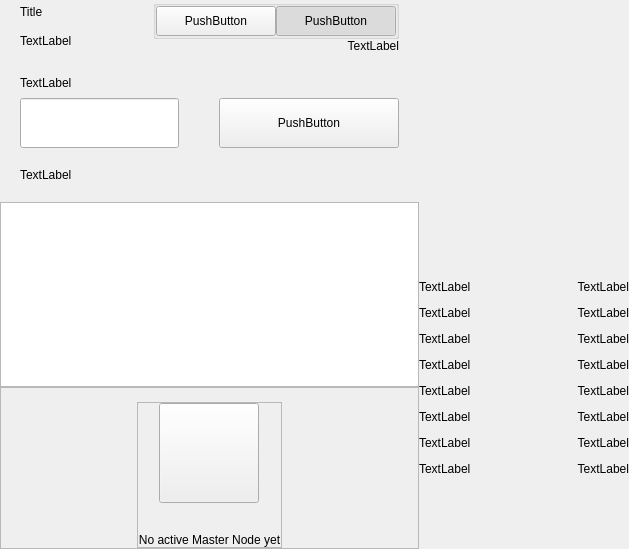
<?xml version="1.0" encoding="UTF-8"?>
<ui version="4.0">
 <class>PrivacyWidget</class>
 <widget class="QWidget" name="PrivacyWidget">
  <property name="geometry">
   <rect>
    <x>0</x>
    <y>0</y>
    <width>629</width>
    <height>549</height>
   </rect>
  </property>
  <property name="windowTitle">
   <string>Form</string>
  </property>
  <layout class="QHBoxLayout" name="horizontalLayout_1" stretch="2,1">
   <property name="spacing">
    <number>0</number>
   </property>
   <property name="leftMargin">
    <number>0</number>
   </property>
   <property name="topMargin">
    <number>0</number>
   </property>
   <property name="rightMargin">
    <number>0</number>
   </property>
   <property name="bottomMargin">
    <number>0</number>
   </property>
   <item>
    <widget class="QWidget" name="left" native="true">
     <layout class="QVBoxLayout" name="verticalLayout_3">
      <property name="leftMargin">
       <number>0</number>
      </property>
      <property name="topMargin">
       <number>0</number>
      </property>
      <property name="rightMargin">
       <number>0</number>
      </property>
      <property name="bottomMargin">
       <number>0</number>
      </property>
      <item>
       <layout class="QVBoxLayout" name="verticalLayout_2">
        <property name="spacing">
         <number>0</number>
        </property>
        <item>
         <layout class="QVBoxLayout" name="verticalLayoutTop">
          <property name="spacing">
           <number>0</number>
          </property>
          <property name="leftMargin">
           <number>20</number>
          </property>
          <property name="rightMargin">
           <number>20</number>
          </property>
          <item>
           <layout class="QHBoxLayout" name="horizontalLayout_2">
            <property name="spacing">
             <number>0</number>
            </property>
            <item>
             <layout class="QVBoxLayout" name="verticalLayout11">
              <property name="spacing">
               <number>5</number>
              </property>
              <item>
               <widget class="QLabel" name="labelTitle">
                <property name="text">
                 <string>Title</string>
                </property>
               </widget>
              </item>
              <item>
               <widget class="QLabel" name="labelSubtitle1">
                <property name="maximumSize">
                 <size>
                  <width>16777215</width>
                  <height>16777215</height>
                 </size>
                </property>
                <property name="text">
                 <string>TextLabel</string>
                </property>
               </widget>
              </item>
             </layout>
            </item>
            <item>
             <spacer name="horizontalSpacer">
              <property name="orientation">
               <enum>Qt::Horizontal</enum>
              </property>
              <property name="sizeHint" stdset="0">
               <size>
                <width>40</width>
                <height>20</height>
               </size>
              </property>
             </spacer>
            </item>
            <item>
             <widget class="QWidget" name="containerViewPrivacyChecks" native="true">
              <layout class="QVBoxLayout" name="containerPrivacyChecks">
               <property name="spacing">
                <number>0</number>
               </property>
               <property name="leftMargin">
                <number>0</number>
               </property>
               <property name="topMargin">
                <number>0</number>
               </property>
               <property name="rightMargin">
                <number>0</number>
               </property>
               <property name="bottomMargin">
                <number>0</number>
               </property>
               <item alignment="Qt::AlignHCenter|Qt::AlignVCenter">
                <widget class="QGroupBox" name="groupBox">
                 <property name="title">
                  <string/>
                 </property>
                 <layout class="QHBoxLayout" name="horizontalLayout_2_1">
                  <property name="spacing">
                   <number>0</number>
                  </property>
                  <property name="leftMargin">
                   <number>0</number>
                  </property>
                  <property name="topMargin">
                   <number>0</number>
                  </property>
                  <property name="rightMargin">
                   <number>0</number>
                  </property>
                  <property name="bottomMargin">
                   <number>0</number>
                  </property>
                  <item>
                   <widget class="QPushButton" name="pushLeft">
                    <property name="minimumSize">
                     <size>
                      <width>120</width>
                      <height>30</height>
                     </size>
                    </property>
                    <property name="maximumSize">
                     <size>
                      <width>120</width>
                      <height>30</height>
                     </size>
                    </property>
                    <property name="text">
                     <string>PushButton</string>
                    </property>
                    <property name="checkable">
                     <bool>true</bool>
                    </property>
                    <property name="autoExclusive">
                     <bool>true</bool>
                    </property>
                   </widget>
                  </item>
                  <item>
                   <widget class="QPushButton" name="pushRight">
                    <property name="minimumSize">
                     <size>
                      <width>120</width>
                      <height>30</height>
                     </size>
                    </property>
                    <property name="maximumSize">
                     <size>
                      <width>120</width>
                      <height>30</height>
                     </size>
                    </property>
                    <property name="text">
                     <string>PushButton</string>
                    </property>
                    <property name="checkable">
                     <bool>true</bool>
                    </property>
                    <property name="checked">
                     <bool>true</bool>
                    </property>
                    <property name="autoExclusive">
                     <bool>true</bool>
                    </property>
                   </widget>
                  </item>
                 </layout>
                </widget>
               </item>
               <item alignment="Qt::AlignTop">
                <widget class="QLabel" name="labelSubtitle2">
                 <property name="text">
                  <string>TextLabel</string>
                 </property>
                 <property name="alignment">
                  <set>Qt::AlignRight|Qt::AlignTrailing|Qt::AlignVCenter</set>
                 </property>
                </widget>
               </item>
              </layout>
             </widget>
            </item>
           </layout>
          </item>
          <item>
           <spacer name="verticalSpacer_2">
            <property name="orientation">
             <enum>Qt::Vertical</enum>
            </property>
            <property name="sizeType">
             <enum>QSizePolicy::Fixed</enum>
            </property>
            <property name="sizeHint" stdset="0">
             <size>
              <width>20</width>
              <height>20</height>
             </size>
            </property>
           </spacer>
          </item>
          <item>
           <layout class="QHBoxLayout" name="horizontalLayout_3" stretch="2">
            <property name="spacing">
             <number>0</number>
            </property>
            <item>
             <layout class="QVBoxLayout" name="verticalLayout_7">
              <property name="spacing">
               <number>5</number>
              </property>
              <item>
               <widget class="QLabel" name="labelSubtitleAmount">
                <property name="minimumSize">
                 <size>
                  <width>0</width>
                  <height>20</height>
                 </size>
                </property>
                <property name="maximumSize">
                 <size>
                  <width>16777215</width>
                  <height>20</height>
                 </size>
                </property>
                <property name="text">
                 <string>TextLabel</string>
                </property>
               </widget>
              </item>
              <item>
               <layout class="QHBoxLayout" name="horizontalLayout_3_1" stretch="1,0,0">
                <property name="spacing">
                 <number>0</number>
                </property>
                <item>
                 <widget class="QLineEdit" name="lineEditAmount">
                  <property name="minimumSize">
                   <size>
                    <width>0</width>
                    <height>50</height>
                   </size>
                  </property>
                  <property name="maxLength">
                   <number>8</number>
                  </property>
                 </widget>
                </item>
                <item>
                 <spacer name="horizontalSpacer_4">
                  <property name="orientation">
                   <enum>Qt::Horizontal</enum>
                  </property>
                  <property name="sizeHint" stdset="0">
                   <size>
                    <width>40</width>
                    <height>20</height>
                   </size>
                  </property>
                 </spacer>
                </item>
                <item>
                 <widget class="QPushButton" name="pushButtonSave">
                  <property name="minimumSize">
                   <size>
                    <width>180</width>
                    <height>50</height>
                   </size>
                  </property>
                  <property name="text">
                   <string>PushButton</string>
                  </property>
                 </widget>
                </item>
               </layout>
              </item>
             </layout>
            </item>
           </layout>
          </item>
         </layout>
        </item>
        <item>
         <spacer name="verticalSpacer_3">
          <property name="orientation">
           <enum>Qt::Vertical</enum>
          </property>
          <property name="sizeType">
           <enum>QSizePolicy::Fixed</enum>
          </property>
          <property name="sizeHint" stdset="0">
           <size>
            <width>20</width>
            <height>20</height>
           </size>
          </property>
         </spacer>
        </item>
        <item>
         <layout class="QHBoxLayout" name="horizontalLayout_4">
          <property name="spacing">
           <number>0</number>
          </property>
          <property name="leftMargin">
           <number>20</number>
          </property>
          <item>
           <widget class="QLabel" name="labelListHistory">
            <property name="text">
             <string>TextLabel</string>
            </property>
           </widget>
          </item>
         </layout>
        </item>
        <item>
         <layout class="QVBoxLayout" name="verticalLayout_6">
          <property name="spacing">
           <number>0</number>
          </property>
          <item>
           <spacer name="verticalSpacer_4">
            <property name="orientation">
             <enum>Qt::Vertical</enum>
            </property>
            <property name="sizeType">
             <enum>QSizePolicy::Fixed</enum>
            </property>
            <property name="sizeHint" stdset="0">
             <size>
              <width>20</width>
              <height>20</height>
             </size>
            </property>
           </spacer>
          </item>
          <item>
           <widget class="QListView" name="listView">
            <property name="enabled">
             <bool>true</bool>
            </property>
            <property name="focusPolicy">
             <enum>Qt::NoFocus</enum>
            </property>
           </widget>
          </item>
          <item>
           <widget class="QFrame" name="emptyContainer">
            <property name="minimumSize">
             <size>
              <width>0</width>
              <height>100</height>
             </size>
            </property>
            <property name="frameShape">
             <enum>QFrame::StyledPanel</enum>
            </property>
            <property name="frameShadow">
             <enum>QFrame::Raised</enum>
            </property>
            <layout class="QVBoxLayout" name="verticalLayout_71" stretch="1,8">
             <property name="spacing">
              <number>0</number>
             </property>
             <property name="leftMargin">
              <number>0</number>
             </property>
             <property name="topMargin">
              <number>0</number>
             </property>
             <property name="rightMargin">
              <number>0</number>
             </property>
             <property name="bottomMargin">
              <number>0</number>
             </property>
             <item>
              <spacer name="verticalSpacer">
               <property name="orientation">
                <enum>Qt::Vertical</enum>
               </property>
               <property name="sizeHint" stdset="0">
                <size>
                 <width>20</width>
                 <height>20</height>
                </size>
               </property>
              </spacer>
             </item>
             <item alignment="Qt::AlignHCenter|Qt::AlignVCenter">
              <widget class="QFrame" name="emptyScreen">
               <property name="sizePolicy">
                <sizepolicy hsizetype="Expanding" vsizetype="Expanding">
                 <horstretch>0</horstretch>
                 <verstretch>0</verstretch>
                </sizepolicy>
               </property>
               <property name="frameShape">
                <enum>QFrame::StyledPanel</enum>
               </property>
               <property name="frameShadow">
                <enum>QFrame::Raised</enum>
               </property>
               <layout class="QVBoxLayout" name="verticalLayout">
                <property name="spacing">
                 <number>30</number>
                </property>
                <property name="leftMargin">
                 <number>0</number>
                </property>
                <property name="topMargin">
                 <number>0</number>
                </property>
                <property name="rightMargin">
                 <number>0</number>
                </property>
                <property name="bottomMargin">
                 <number>0</number>
                </property>
                <item alignment="Qt::AlignHCenter|Qt::AlignVCenter">
                 <widget class="QPushButton" name="pushImgEmpty">
                  <property name="minimumSize">
                   <size>
                    <width>100</width>
                    <height>100</height>
                   </size>
                  </property>
                  <property name="maximumSize">
                   <size>
                    <width>100</width>
                    <height>100</height>
                   </size>
                  </property>
                  <property name="text">
                   <string/>
                  </property>
                  <property name="iconSize">
                   <size>
                    <width>100</width>
                    <height>100</height>
                   </size>
                  </property>
                 </widget>
                </item>
                <item alignment="Qt::AlignHCenter|Qt::AlignVCenter">
                 <widget class="QLabel" name="labelEmpty">
                  <property name="styleSheet">
                   <string notr="true"/>
                  </property>
                  <property name="text">
                   <string>No active Master Node yet</string>
                  </property>
                  <property name="alignment">
                   <set>Qt::AlignCenter</set>
                  </property>
                 </widget>
                </item>
               </layout>
              </widget>
             </item>
            </layout>
           </widget>
          </item>
         </layout>
        </item>
       </layout>
      </item>
     </layout>
    </widget>
   </item>
   <item>
    <widget class="QWidget" name="right" native="true">
     <layout class="QVBoxLayout" name="verticalLayout_5">
      <property name="leftMargin">
       <number>0</number>
      </property>
      <property name="topMargin">
       <number>0</number>
      </property>
      <property name="rightMargin">
       <number>0</number>
      </property>
      <property name="bottomMargin">
       <number>0</number>
      </property>
      <item>
       <widget class="OptionButton" name="btnCoinControl" native="true">
        <property name="minimumSize">
         <size>
          <width>0</width>
          <height>50</height>
         </size>
        </property>
       </widget>
      </item>
      <item>
       <widget class="OptionButton" name="btnDenomGeneration" native="true">
        <property name="minimumSize">
         <size>
          <width>0</width>
          <height>50</height>
         </size>
        </property>
       </widget>
      </item>
      <item>
       <widget class="OptionButton" name="btnRescanMints" native="true">
        <property name="minimumSize">
         <size>
          <width>0</width>
          <height>50</height>
         </size>
        </property>
       </widget>
      </item>
      <item>
       <widget class="OptionButton" name="btnResetZerocoin" native="true">
        <property name="minimumSize">
         <size>
          <width>0</width>
          <height>50</height>
         </size>
        </property>
       </widget>
      </item>
      <item>
       <widget class="OptionButton" name="btnTotalzWORX" native="true">
        <property name="minimumSize">
         <size>
          <width>0</width>
          <height>50</height>
         </size>
        </property>
       </widget>
      </item>
      <item>
       <layout class="QVBoxLayout" name="verticalLayout_4">
        <property name="spacing">
         <number>0</number>
        </property>
        <item>
         <widget class="QWidget" name="layoutDenom" native="true">
          <layout class="QVBoxLayout" name="verticalLayoutDenom">
           <property name="spacing">
            <number>12</number>
           </property>
           <property name="leftMargin">
            <number>0</number>
           </property>
           <property name="topMargin">
            <number>0</number>
           </property>
           <property name="rightMargin">
            <number>0</number>
           </property>
           <property name="bottomMargin">
            <number>0</number>
           </property>
           <item>
            <layout class="QHBoxLayout" name="horizontalLayout_4_1">
             <item>
              <widget class="QLabel" name="labelTitleDenom1">
               <property name="text">
                <string>TextLabel</string>
               </property>
              </widget>
             </item>
             <item>
              <widget class="QLabel" name="labelValueDenom1">
               <property name="text">
                <string>TextLabel</string>
               </property>
               <property name="alignment">
                <set>Qt::AlignRight|Qt::AlignTrailing|Qt::AlignVCenter</set>
               </property>
              </widget>
             </item>
            </layout>
           </item>
           <item>
            <layout class="QHBoxLayout" name="horizontalLayout_4_2">
             <item>
              <widget class="QLabel" name="labelTitleDenom5">
               <property name="text">
                <string>TextLabel</string>
               </property>
              </widget>
             </item>
             <item>
              <widget class="QLabel" name="labelValueDenom5">
               <property name="text">
                <string>TextLabel</string>
               </property>
               <property name="alignment">
                <set>Qt::AlignRight|Qt::AlignTrailing|Qt::AlignVCenter</set>
               </property>
              </widget>
             </item>
            </layout>
           </item>
           <item>
            <layout class="QHBoxLayout" name="horizontalLayout_4_3">
             <item>
              <widget class="QLabel" name="labelTitleDenom10">
               <property name="text">
                <string>TextLabel</string>
               </property>
              </widget>
             </item>
             <item>
              <widget class="QLabel" name="labelValueDenom10">
               <property name="text">
                <string>TextLabel</string>
               </property>
               <property name="alignment">
                <set>Qt::AlignRight|Qt::AlignTrailing|Qt::AlignVCenter</set>
               </property>
              </widget>
             </item>
            </layout>
           </item>
           <item>
            <layout class="QHBoxLayout" name="horizontalLayout_4_4">
             <item>
              <widget class="QLabel" name="labelTitleDenom50">
               <property name="text">
                <string>TextLabel</string>
               </property>
              </widget>
             </item>
             <item>
              <widget class="QLabel" name="labelValueDenom50">
               <property name="text">
                <string>TextLabel</string>
               </property>
               <property name="alignment">
                <set>Qt::AlignRight|Qt::AlignTrailing|Qt::AlignVCenter</set>
               </property>
              </widget>
             </item>
            </layout>
           </item>
           <item>
            <layout class="QHBoxLayout" name="horizontalLayout_4_5">
             <item>
              <widget class="QLabel" name="labelTitleDenom100">
               <property name="text">
                <string>TextLabel</string>
               </property>
              </widget>
             </item>
             <item>
              <widget class="QLabel" name="labelValueDenom100">
               <property name="text">
                <string>TextLabel</string>
               </property>
               <property name="alignment">
                <set>Qt::AlignRight|Qt::AlignTrailing|Qt::AlignVCenter</set>
               </property>
              </widget>
             </item>
            </layout>
           </item>
           <item>
            <layout class="QHBoxLayout" name="horizontalLayout_4_6">
             <item>
              <widget class="QLabel" name="labelTitleDenom500">
               <property name="text">
                <string>TextLabel</string>
               </property>
              </widget>
             </item>
             <item>
              <widget class="QLabel" name="labelValueDenom500">
               <property name="text">
                <string>TextLabel</string>
               </property>
               <property name="alignment">
                <set>Qt::AlignRight|Qt::AlignTrailing|Qt::AlignVCenter</set>
               </property>
              </widget>
             </item>
            </layout>
           </item>
           <item>
            <layout class="QHBoxLayout" name="horizontalLayout_4_7">
             <item>
              <widget class="QLabel" name="labelTitleDenom1000">
               <property name="text">
                <string>TextLabel</string>
               </property>
              </widget>
             </item>
             <item>
              <widget class="QLabel" name="labelValueDenom1000">
               <property name="text">
                <string>TextLabel</string>
               </property>
               <property name="alignment">
                <set>Qt::AlignRight|Qt::AlignTrailing|Qt::AlignVCenter</set>
               </property>
              </widget>
             </item>
            </layout>
           </item>
           <item>
            <layout class="QHBoxLayout" name="horizontalLayout_4_8">
             <item>
              <widget class="QLabel" name="labelTitleDenom5000">
               <property name="text">
                <string>TextLabel</string>
               </property>
              </widget>
             </item>
             <item>
              <widget class="QLabel" name="labelValueDenom5000">
               <property name="text">
                <string>TextLabel</string>
               </property>
               <property name="alignment">
                <set>Qt::AlignRight|Qt::AlignTrailing|Qt::AlignVCenter</set>
               </property>
              </widget>
             </item>
            </layout>
           </item>
          </layout>
         </widget>
        </item>
        <item>
         <spacer name="verticalSpacer_5">
          <property name="orientation">
           <enum>Qt::Vertical</enum>
          </property>
          <property name="sizeHint" stdset="0">
           <size>
            <width>20</width>
            <height>40</height>
           </size>
          </property>
         </spacer>
        </item>
       </layout>
      </item>
     </layout>
    </widget>
   </item>
  </layout>
 </widget>
 <customwidgets>
  <customwidget>
   <class>OptionButton</class>
   <extends>QWidget</extends>
   <header>qt/worx/optionbutton.h</header>
   <container>1</container>
  </customwidget>
 </customwidgets>
 <resources/>
 <connections/>
</ui>
